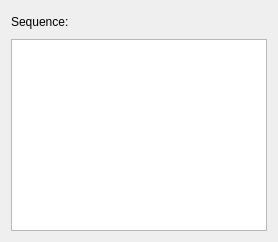
       <widget class="QWidget" name="page_2">
        <layout class="QVBoxLayout" name="verticalLayout_7">
         <item>
          <layout class="QHBoxLayout" name="horizontalLayout_5">
           <item>
            <widget class="QLabel" name="label_10">
             <property name="sizePolicy">
              <sizepolicy hsizetype="Fixed" vsizetype="Preferred">
               <horstretch>0</horstretch>
               <verstretch>0</verstretch>
              </sizepolicy>
             </property>
             <property name="text">
              <string>Sequence:</string>
             </property>
            </widget>
           </item>
           <item>
            <widget class="QLabel" name="seqTitleLabel">
             <property name="palette">
              <palette>
               <active>
                <colorrole role="WindowText">
                 <brush brushstyle="SolidPattern">
                  <color alpha="255">
                   <red>0</red>
                   <green>0</green>
                   <blue>127</blue>
                  </color>
                 </brush>
                </colorrole>
               </active>
               <inactive>
                <colorrole role="WindowText">
                 <brush brushstyle="SolidPattern">
                  <color alpha="255">
                   <red>0</red>
                   <green>0</green>
                   <blue>127</blue>
                  </color>
                 </brush>
                </colorrole>
               </inactive>
               <disabled>
                <colorrole role="WindowText">
                 <brush brushstyle="SolidPattern">
                  <color alpha="255">
                   <red>146</red>
                   <green>145</green>
                   <blue>144</blue>
                  </color>
                 </brush>
                </colorrole>
               </disabled>
              </palette>
             </property>
             <property name="font">
              <font>
               <pointsize>14</pointsize>
               <weight>75</weight>
               <bold>true</bold>
              </font>
             </property>
             <property name="text">
              <string/>
             </property>
            </widget>
           </item>
          </layout>
         </item>
         <item>
          <widget class="TableViewEx" name="booksBySeqView">
           <attribute name="horizontalHeaderDefaultSectionSize">
            <number>200</number>
           </attribute>
           <attribute name="verticalHeaderVisible">
            <bool>false</bool>
           </attribute>
          </widget>
         </item>
        </layout>
       </widget>
